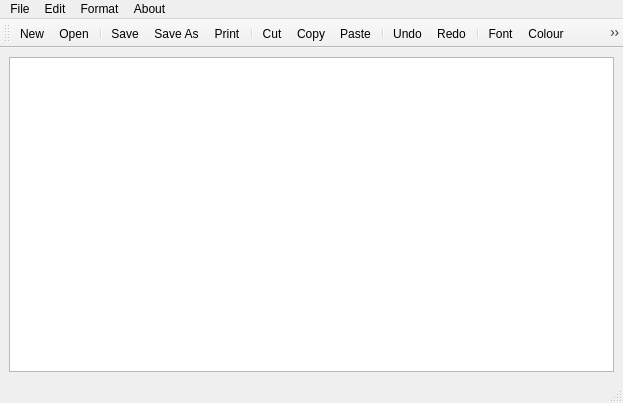
<?xml version="1.0" encoding="UTF-8"?>
<ui version="4.0">
 <class>notepad</class>
 <widget class="QMainWindow" name="notepad">
  <property name="geometry">
   <rect>
    <x>0</x>
    <y>0</y>
    <width>623</width>
    <height>403</height>
   </rect>
  </property>
  <property name="windowTitle">
   <string>MainWindow</string>
  </property>
  <widget class="QWidget" name="centralwidget">
   <layout class="QHBoxLayout" name="horizontalLayout">
    <item>
     <widget class="QTextEdit" name="textEdit"/>
    </item>
   </layout>
  </widget>
  <widget class="QMenuBar" name="menubar">
   <property name="geometry">
    <rect>
     <x>0</x>
     <y>0</y>
     <width>623</width>
     <height>21</height>
    </rect>
   </property>
   <widget class="QMenu" name="menuFile">
    <property name="title">
     <string>File</string>
    </property>
    <addaction name="actionNew"/>
    <addaction name="actionOpen"/>
    <addaction name="separator"/>
    <addaction name="actionSave"/>
    <addaction name="separator"/>
    <addaction name="actionSave_As"/>
    <addaction name="separator"/>
    <addaction name="actionPrint"/>
   </widget>
   <widget class="QMenu" name="menuEdit">
    <property name="title">
     <string>Edit</string>
    </property>
    <addaction name="actionCut"/>
    <addaction name="actionCopy"/>
    <addaction name="actionPaste"/>
    <addaction name="separator"/>
    <addaction name="actionUndo"/>
    <addaction name="actionRedo"/>
   </widget>
   <widget class="QMenu" name="menuAbout">
    <property name="title">
     <string>Format</string>
    </property>
    <addaction name="actionFont"/>
    <addaction name="actionColour"/>
    <addaction name="actionHighlight"/>
   </widget>
   <widget class="QMenu" name="menuAbout_2">
    <property name="title">
     <string>About</string>
    </property>
    <addaction name="actionAbout_Notepad"/>
   </widget>
   <addaction name="menuFile"/>
   <addaction name="menuEdit"/>
   <addaction name="menuAbout"/>
   <addaction name="menuAbout_2"/>
  </widget>
  <widget class="QStatusBar" name="statusbar"/>
  <widget class="QToolBar" name="toolBar">
   <property name="windowTitle">
    <string>toolBar</string>
   </property>
   <attribute name="toolBarArea">
    <enum>TopToolBarArea</enum>
   </attribute>
   <attribute name="toolBarBreak">
    <bool>false</bool>
   </attribute>
   <addaction name="actionNew"/>
   <addaction name="actionOpen"/>
   <addaction name="separator"/>
   <addaction name="actionSave"/>
   <addaction name="actionSave_As"/>
   <addaction name="actionPrint"/>
   <addaction name="separator"/>
   <addaction name="actionCut"/>
   <addaction name="actionCopy"/>
   <addaction name="actionPaste"/>
   <addaction name="separator"/>
   <addaction name="actionUndo"/>
   <addaction name="actionRedo"/>
   <addaction name="separator"/>
   <addaction name="actionFont"/>
   <addaction name="actionColour"/>
   <addaction name="actionHighlight"/>
   <addaction name="separator"/>
   <addaction name="actionAbout_Notepad"/>
  </widget>
  <action name="actionNew">
   <property name="icon">
    <iconset resource="resources.qrc">
     <normaloff>:/img/images/icons8-new-copy-24.png</normaloff>:/img/images/icons8-new-copy-24.png</iconset>
   </property>
   <property name="text">
    <string>New</string>
   </property>
  </action>
  <action name="actionOpen">
   <property name="icon">
    <iconset resource="resources.qrc">
     <normaloff>:/img/images/icons8-open-file-folder-24.png</normaloff>:/img/images/icons8-open-file-folder-24.png</iconset>
   </property>
   <property name="text">
    <string>Open</string>
   </property>
  </action>
  <action name="actionSave">
   <property name="icon">
    <iconset resource="resources.qrc">
     <normaloff>:/img/images/icons8-save-24.png</normaloff>:/img/images/icons8-save-24.png</iconset>
   </property>
   <property name="text">
    <string>Save</string>
   </property>
  </action>
  <action name="actionCut">
   <property name="icon">
    <iconset resource="resources.qrc">
     <normaloff>:/img/images/icons8-cut-24.png</normaloff>:/img/images/icons8-cut-24.png</iconset>
   </property>
   <property name="text">
    <string>Cut</string>
   </property>
  </action>
  <action name="actionCopy">
   <property name="icon">
    <iconset resource="resources.qrc">
     <normaloff>:/img/images/icons8-copy-24.png</normaloff>:/img/images/icons8-copy-24.png</iconset>
   </property>
   <property name="text">
    <string>Copy</string>
   </property>
  </action>
  <action name="actionPaste">
   <property name="icon">
    <iconset resource="resources.qrc">
     <normaloff>:/img/images/icons8-paste-24.png</normaloff>:/img/images/icons8-paste-24.png</iconset>
   </property>
   <property name="text">
    <string>Paste</string>
   </property>
  </action>
  <action name="actionUndo">
   <property name="icon">
    <iconset resource="resources.qrc">
     <normaloff>:/img/images/icons8-undo-24.png</normaloff>:/img/images/icons8-undo-24.png</iconset>
   </property>
   <property name="text">
    <string>Undo</string>
   </property>
  </action>
  <action name="actionRedo">
   <property name="icon">
    <iconset resource="resources.qrc">
     <normaloff>:/img/images/icons8-forward-arrow-24.png</normaloff>:/img/images/icons8-forward-arrow-24.png</iconset>
   </property>
   <property name="text">
    <string>Redo</string>
   </property>
  </action>
  <action name="actionSave_As">
   <property name="icon">
    <iconset resource="resources.qrc">
     <normaloff>:/img/images/icons8-save-as-24.png</normaloff>:/img/images/icons8-save-as-24.png</iconset>
   </property>
   <property name="text">
    <string>Save As</string>
   </property>
  </action>
  <action name="actionAbout_Notepad">
   <property name="icon">
    <iconset resource="resources.qrc">
     <normaloff>:/img/images/icons8-info-24.png</normaloff>:/img/images/icons8-info-24.png</iconset>
   </property>
   <property name="text">
    <string>About Notepad</string>
   </property>
  </action>
  <action name="actionPrint">
   <property name="icon">
    <iconset resource="resources.qrc">
     <normaloff>:/img/images/icons8-print-24.png</normaloff>:/img/images/icons8-print-24.png</iconset>
   </property>
   <property name="text">
    <string>Print</string>
   </property>
  </action>
  <action name="actionFont">
   <property name="icon">
    <iconset resource="resources.qrc">
     <normaloff>:/img/images/icons8-font-24.png</normaloff>:/img/images/icons8-font-24.png</iconset>
   </property>
   <property name="text">
    <string>Font</string>
   </property>
  </action>
  <action name="actionColour">
   <property name="icon">
    <iconset resource="resources.qrc">
     <normaloff>:/img/images/icons8-color-mode-24.png</normaloff>:/img/images/icons8-color-mode-24.png</iconset>
   </property>
   <property name="text">
    <string>Colour</string>
   </property>
  </action>
  <action name="actionHighlight">
   <property name="icon">
    <iconset resource="resources.qrc">
     <normaloff>:/img/images/icons8-highlighter-24.png</normaloff>:/img/images/icons8-highlighter-24.png</iconset>
   </property>
   <property name="text">
    <string>Highlight</string>
   </property>
  </action>
 </widget>
 <resources>
  <include location="resources.qrc"/>
 </resources>
 <connections/>
</ui>
